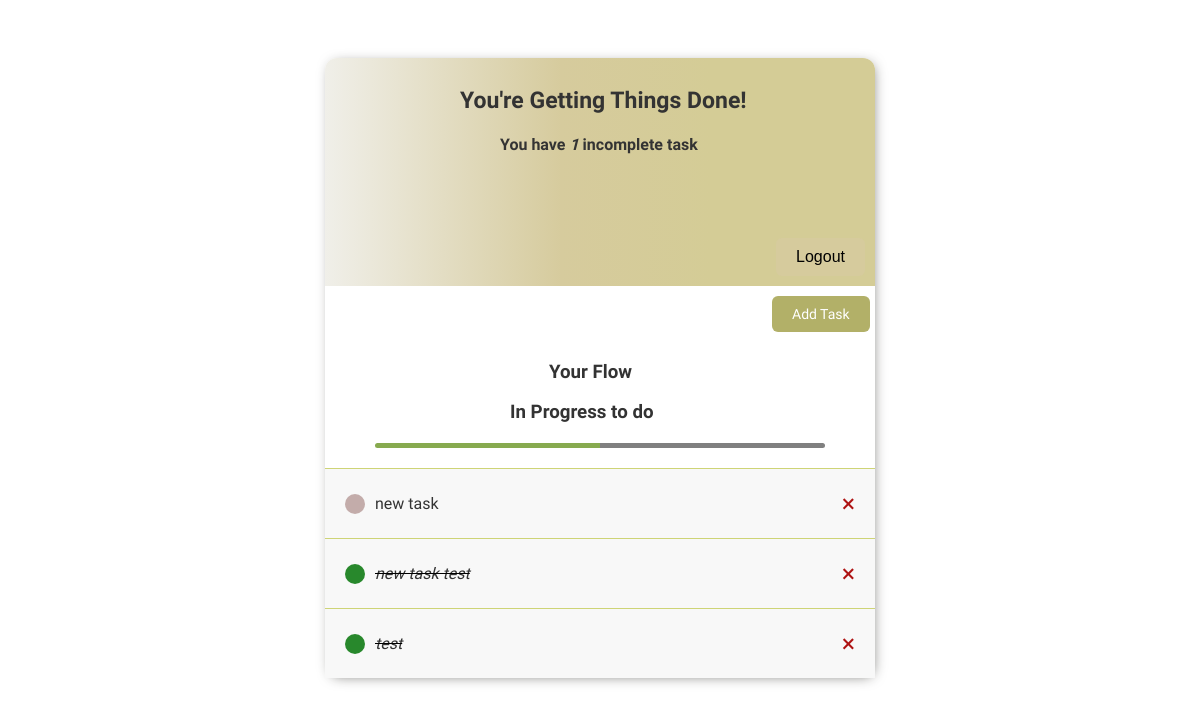
Page / (signed in) on the earlier database version.
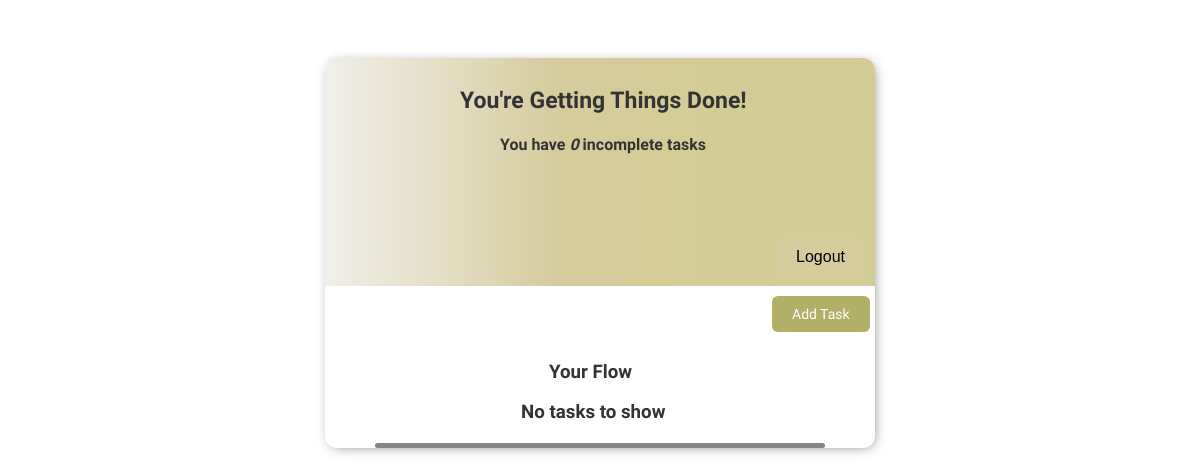
Same page on the later database version.
### base/models.py (models this page shows)
class Task(models.Model):
    user = models.ForeignKey(User, on_delete=models.CASCADE, null=True, blank=True)  # Link to the user who created the task
    title = models.CharField(max_length=200)  # Title of the task
    description = models.TextField(null=True, blank=True)  # Description of the task
    complete = models.BooleanField(default=False)  # Status of the task
    create =  models.DateTimeField(auto_now_add=True)  # Timestamp when the task was created
    def __str__(self):
        return self.title
    class Meta:
        ordering = ['complete']

### base/views.py (the view)
class TaskList(LoginRequiredMixin, ListView):
    model = Task
    context_object_name = 'tasks'
    def get_context_data(self, **kwargs):
        context = super().get_context_data(**kwargs)
        context['tasks'] = context['tasks'].filter(user=self.request.user)
        context['count'] = context['tasks'].filter(complete=False).count()
        return context

### base/templates/base/task_list.html (shortened to what this page needs)
{% extends 'base/main.html' %}
{% block content %}
<div class="header-bar">
    <div >
            <h2  style="margin-left: 125px; font-size: 23px;">You're Getting Things Done!</h2>
            <h4 style="margin-left: 165px;">You have <i>{{count}}</i> incomplete task{{ count|pluralize:"s" }}</h4>
    </div>
    {% if request.user.is_authenticated %}
    <form action="{% url 'logout' %}" method="post" style="display:inline; margin-top:170px;">
        <button type="submit"
            style="
             background-color: #d6cb9d;
             color: #000;
             padding: 10px 20px;
             border: none;
             border-radius: 6px;
             cursor: pointer;
             font-size: 16px;
             font-weight: semibold;
        "
            onmouseover="this.style.backgroundColor='#c0b585'"
            onmouseout="this.style.backgroundColor='#d6cb9d'">
            Logout
        </button>
    </form>
    {% else %}
    <a href="{% url 'login' %}">Login</a>
    {% endif %}
</div>
<div>
    <a  id="id-link" href="{% url 'task-create' %}">Add Task</a>
</div>
<h3 style="margin-left: 224px; align-content: center;">Your Flow</h3>
{% if tasks|length == 0 %}
    <h3 style="margin-bottom:20px ; margin-left: 196px; ">No tasks to show</h3>
    <div class="progress todo"></div>
{% elif count == 0 %}
    <h3 style="margin-bottom:20px ; margin-left: 180px;">All tasks completed</h3>
    <div class="progress done"></div>
{% elif count == tasks|length %}
    <h3 style="margin-bottom:20px ; margin-left: 246px; padding-bottom: 30px; align-content: center;">To do</h3>
    <div class="progress todo"></div>
{% elif count < tasks|length %}
    <h3 style="margin-bottom:20px ; margin-left: 185px;">In Progress to do</h3>
    <div class="progress in-progress"></div>
{% endif %}
<div class = "task-items-wrapper">
    {% for task in tasks %}
    <div class ="task-wrapper">
        {% if task.complete %}
        <div class ="task-title">
            <div class = "task-complete-icon"></div>
            <i><s><a href="{% url 'task-update' task.id %}">{{task}}</a></s></i>
        </div>
        <a class = "delete-link" href= "{% url 'task-delete' task.id %}">&#215;</a>
        {% else %}
        <div class ="task-title">
            <div class = "task-incomplete-icon"></div>
            <a href="{% url 'task-update' task.id %}">{{task}}</a>
        </div>
        <a class = "delete-link" href= "{% url 'task-delete' task.id %}">&#215;</a>
        {% endif %}
    </div>
    {% endfor %}
</div>
{% endblock content %}

Differences in the rows shown:
removed Task: title "new task"
removed Task: title "new task test"
removed Task: title "test"
Other differences:
{{ count }}: "1" → "0"
text no longer shown: "In Progress to do"
text now shown: "No tasks to show"
